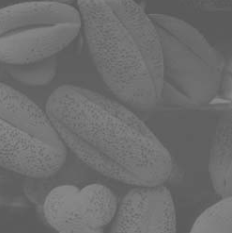
#> input picture 4106-Digital Image Processing/Images_for_DIP/Low Contrast.PNG, 232 x 233 px, found by its file name
$ jupyter execute Lab3.ipynb
#> lines starting #> are read from the running program, lines starting #| are printed output that depends on the picture; after the words box and inside, x2 and y2 are one past the last pixel; in counts of white or black regions, pixels touching at a corner belong together
[cell 1]
# lab-03
# Exp-01: Performing Gray Level Transformations for Image Enhancement

# Importing the Libraries & Loading the Image
import cv2
import matplotlib.pyplot as plt
from google.colab.patches import cv2_imshow
import numpy as np
import warnings
image = cv2.imread('/content/Low Contrast.PNG', cv2.IMREAD_GRAYSCALE)
#> image is the input picture: shape (233, 232); min 87, max 139, mean 109.2
cv2_imshow(image)
plt.imshow(image, cmap='gray', vmin=0, vmax=255)
plt.title('Original Image')

[cell 2]
# Exp-02: Image Negative

# Negative Transformation Formula
negative = 255 - image
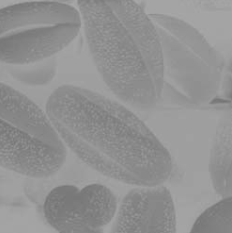
#> negative: shape (233, 232); min 116, max 168, mean 145.8
# Displaying Results
fig = plt.figure(figsize=(8, 8))
ax1 = fig.add_subplot(221)
ax2 = fig.add_subplot(222)
ax1.imshow(image, cmap='gray', vmin=0, vmax=255)
ax1.title.set_text('Original Image')
ax2.imshow(negative, cmap='gray', vmin=0, vmax=255)
ax2.title.set_text('Negative Image')
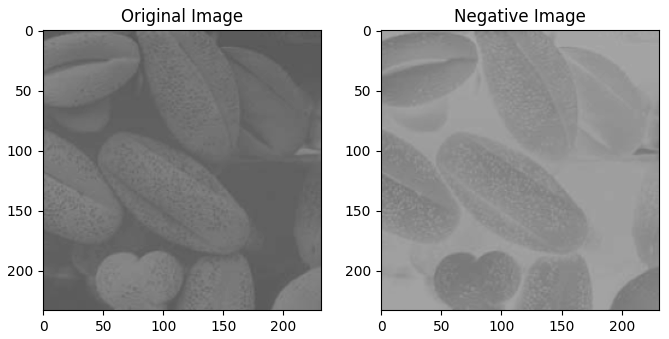
#> figure drawn by matplotlib, 2 panels

[cell 3]
negative_image = np.zeros_like(image)
for i in range(image.shape[0]):
  for j in range(image.shape[1]):
    new_pixel = 255 - image[i,j]
    negative_image[i,j] = new_pixel
# Displaying Results
fig = plt.figure(figsize=(8, 8))
ax1 = fig.add_subplot(221)
ax2 = fig.add_subplot(222)
ax1.imshow(image, cmap='gray', vmin=0, vmax=255)
ax1.title.set_text('Original Image')
ax2.imshow(negative_image, cmap='gray', vmin=0, vmax=255)
ax2.title.set_text('Negative Image')
print(image)
#> (printed output is left out)
print(negative_image)
#> (printed output is left out)

[cell 4]
# Experiment 3:Log Transformation

# Log Transformation
c = round(255 / np.log(1 + np.max(image)))
#> c = 52
log_image = c * (np.log(1+image))
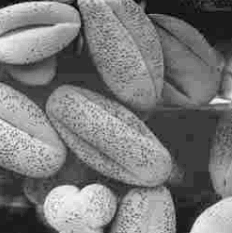
#> log_image: shape (233, 232) float16; min 232.8, max 257, mean 244.2; drawn with min black and max white
log_image = np.array(log_image, dtype = np.uint8)
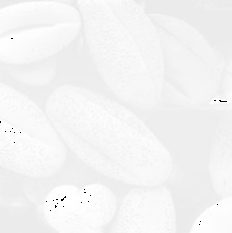
#> log_image: shape (233, 232); min 0, max 255, mean 243.5

#Displaying Results
fig = plt.figure(figsize=(8, 8))
ax1 = fig.add_subplot(221)
ax2 = fig.add_subplot(222)
ax1.imshow(image, cmap='gray', vmin=0, vmax=255)
ax1.title.set_text('Original Image')
ax2.imshow(log_image, cmap='gray', vmin=0, vmax=255)
ax2.title.set_text(f'Log Transformed Image (c={c})')

[cell 5]
# Log Transformation Using For Loop
c = 255 / np.log(1 + np.max(image))
#> c = 51.6
log_image = np.zeros_like(image)
for i in range(image.shape[0]):
  for j in range(image.shape[1]):
    new_pixel = c * np.log(1 + image[i,j])
    log_image[i,j] = new_pixel

#Displaying Results
fig = plt.figure(figsize=(8, 8))
ax1 = fig.add_subplot(221)
ax2 = fig.add_subplot(222)
ax1.imshow(image, cmap='gray', vmin=0, vmax=255)
ax1.title.set_text('Original Image')
ax2.imshow(log_image, cmap='gray', vmin=0, vmax=255)
ax2.title.set_text(f'Log Transformed Image (c={c})')
plt.show()
print(image)
#> (printed output is left out)
print(log_image)
#> (printed output is left out)

[cell 6]
# Exp-04: Gamma Correction:

gamma_image = np.zeros_like(image)
gamma = 1.5
c = 255 / (255 ** gamma)

# Apply gamma correction using a for loop
for i in range(image.shape[0]):
  for j in range(image.shape[1]):
    pixel_value = image[i,j]
    corrected_value = c * (pixel_value ** gamma)
    gamma_image[i,j] = corrected_value
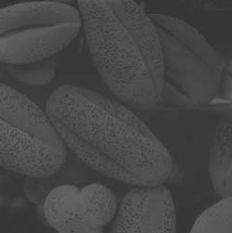
#> gamma_image: shape (233, 232); min 50, max 102, mean 71.2

print(image)
#> (printed output is left out)
print(gamma_image)
#> (printed output is left out)
cv2_imshow(gamma_image)

[cell 7]
#Exp-05: Contrast Stretching

# Importing the Libraries & Loading the Image
import cv2
import matplotlib.pyplot as plt
import numpy as np
import warnings
image = cv2.imread('/content/road.bmp', cv2.IMREAD_GRAYSCALE)
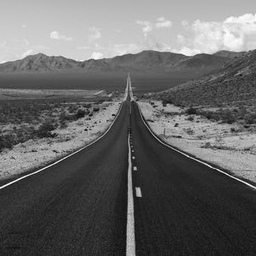
#> input picture 4106-Digital Image Processing/Images_for_DIP/road.bmp, 256 x 256 px, found by its file name
#> image is the input picture: shape (256, 256); min 7, max 255, mean 101.6
thresh_value = 128

# Create empty binary image
binary = np.zeros_like(image)
# Loop over each pixel in the image
for i in range(image.shape[0]):
  for j in range(image.shape[1]):
    # Apply thresholding
    if image[i,j] >= thresh_value:
      binary[i,j] = 255
    else:
      binary[i,j] = 0
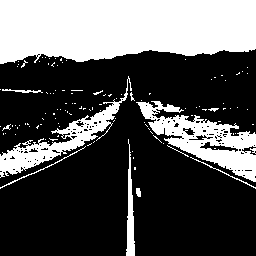
#> binary: shape (256, 256); 32.9% white; 117 white regions (106 under 20 px), largest, box (x1, y1, x2, y2) and area: (0, 0, 256, 64) 14255, (136, 101, 256, 182) 3618, (0, 76, 132, 178) 2445

# Displaying Results
fig = plt.figure(figsize=(8,8))
ax1 = fig.add_subplot(221)
ax2 = fig.add_subplot(222)
ax1.imshow(image, cmap='gray', vmin=0, vmax=255)
ax1.title.set_text('Original Image')
ax2.imshow(binary, cmap='gray', vmin=0, vmax=255)
ax2.title.set_text('Thresholded Binary Image')
plt.show()

[cell 8]
# Min-Max Contrast Stretching
image = cv2.imread('/content/Low Contrast.PNG', cv2.IMREAD_GRAYSCALE)
r1, r2 = image.min(), image.max()
#> r1 = 87; r2 = 139
s1, s2 = 0, 255
# Apply the linear transformation using a for loop
output_image = np.zeros_like(image)
for i in range(image.shape[0]):
  for j in range(image.shape[1]):
    output_image[i,j] = (image[i,j] - r1) * ((s2 - s1) / (r2 - r1)) + s1 # Displaying Results
fig = plt.figure(figsize=(8,8))
ax1 = fig.add_subplot(221)
ax2 = fig.add_subplot(222)
ax1.imshow(image, cmap='gray', vmin=0, vmax=255)
ax1.title.set_text('Original Image')
ax2.imshow(output_image, cmap='gray', vmin=0, vmax=255)
ax2.title.set_text('Contrast Stretched Image')
plt.show()

[cell 9]
# Exp-06: Intensity Level Slicing

image = cv2.imread('/content/Dark.PNG', cv2.IMREAD_GRAYSCALE)
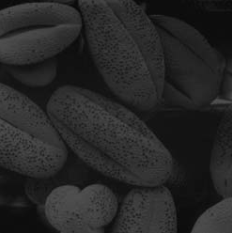
#> input picture 4106-Digital Image Processing/Images_for_DIP/Dark.PNG, 232 x 233 px, found by its file name
#> image is the input picture: shape (233, 232); min 8, max 82, mean 38.8
# Parameters
minimum_range = 64
maximum_range = 128
output_image = np.zeros_like(image)
for i in range(image.shape[0]):
  for j in range(image.shape[1]):
    if image[i,j] > minimum_range and image[i,j] < maximum_range:
      output_image[i,j] = 255
    else:
      output_image[i,j] = 0 # image[i,j] for second case
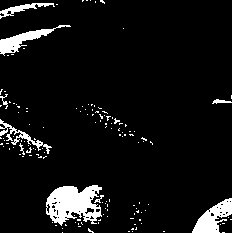
#> output_image: shape (233, 232); 7.2% white; 139 white regions (130 under 20 px), largest, box (x1, y1, x2, y2) and area: (46, 185, 102, 226) 1472, (192, 198, 232, 233) 707, (0, 25, 71, 56) 579
# Displaying Results
fig = plt.figure(figsize=(8,8))
ax1 = fig.add_subplot(221)
ax2 = fig.add_subplot(222)
ax1.imshow(image, cmap='gray', vmin=0, vmax=255)
ax1.title.set_text('Original Image')
ax2.imshow(output_image, cmap='gray', vmin=0, vmax=255)
ax2.title.set_text(f'Intensity Level Sliced Image\nMin:{minimum_range}, Max:{maximum_range}')
plt.show()
